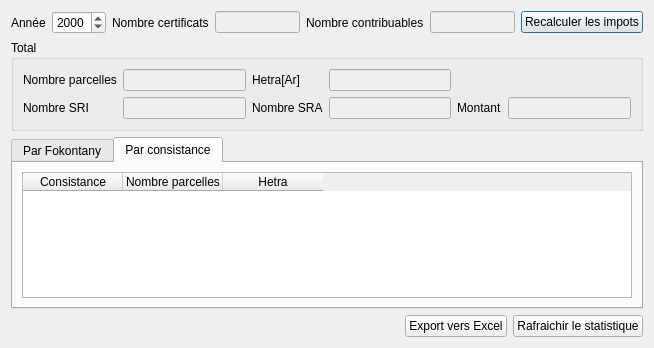
<?xml version="1.0" encoding="UTF-8"?>
<ui version="4.0">
 <class>Dialog</class>
 <widget class="QDialog" name="Dialog">
  <property name="geometry">
   <rect>
    <x>0</x>
    <y>0</y>
    <width>654</width>
    <height>348</height>
   </rect>
  </property>
  <property name="windowTitle">
   <string>Statistiques</string>
  </property>
  <layout class="QVBoxLayout" name="verticalLayout">
   <item>
    <layout class="QHBoxLayout" name="horizontalLayout">
     <item>
      <widget class="QLabel" name="label">
       <property name="text">
        <string>Année</string>
       </property>
      </widget>
     </item>
     <item>
      <widget class="QDateEdit" name="dateEditAnnee">
       <property name="displayFormat">
        <string>yyyy</string>
       </property>
      </widget>
     </item>
     <item>
      <widget class="QLabel" name="label_2">
       <property name="text">
        <string>Nombre certificats</string>
       </property>
      </widget>
     </item>
     <item>
      <widget class="QLineEdit" name="lineEditNombreCertificat">
       <property name="enabled">
        <bool>false</bool>
       </property>
      </widget>
     </item>
     <item>
      <widget class="QLabel" name="label_3">
       <property name="text">
        <string>Nombre contribuables</string>
       </property>
      </widget>
     </item>
     <item>
      <widget class="QLineEdit" name="lineEditNombreContribuable">
       <property name="enabled">
        <bool>false</bool>
       </property>
      </widget>
     </item>
     <item>
      <widget class="QPushButton" name="btnRecalculImpot">
       <property name="text">
        <string>Recalculer les impots</string>
       </property>
      </widget>
     </item>
    </layout>
   </item>
   <item>
    <widget class="QGroupBox" name="groupBox">
     <property name="title">
      <string>Total</string>
     </property>
     <layout class="QGridLayout" name="gridLayout_2">
      <item row="0" column="0">
       <layout class="QGridLayout" name="gridLayout">
        <item row="0" column="0">
         <widget class="QLabel" name="label_4">
          <property name="text">
           <string>Nombre parcelles</string>
          </property>
         </widget>
        </item>
        <item row="1" column="0">
         <widget class="QLabel" name="label_5">
          <property name="text">
           <string>Nombre SRI</string>
          </property>
         </widget>
        </item>
        <item row="1" column="2">
         <widget class="QLabel" name="label_6">
          <property name="text">
           <string>Nombre SRA</string>
          </property>
         </widget>
        </item>
        <item row="0" column="2">
         <widget class="QLabel" name="label_7">
          <property name="text">
           <string>Hetra[Ar]</string>
          </property>
         </widget>
        </item>
        <item row="1" column="4">
         <widget class="QLabel" name="label_8">
          <property name="text">
           <string>Montant</string>
          </property>
         </widget>
        </item>
        <item row="0" column="1">
         <widget class="QLineEdit" name="lineEditNombreparcelle">
          <property name="enabled">
           <bool>false</bool>
          </property>
         </widget>
        </item>
        <item row="0" column="3">
         <widget class="QLineEdit" name="lineEditHetra">
          <property name="enabled">
           <bool>false</bool>
          </property>
         </widget>
        </item>
        <item row="1" column="3">
         <widget class="QLineEdit" name="lineEditNombreSRA">
          <property name="enabled">
           <bool>false</bool>
          </property>
         </widget>
        </item>
        <item row="1" column="1">
         <widget class="QLineEdit" name="lineEditNombreSRI">
          <property name="enabled">
           <bool>false</bool>
          </property>
         </widget>
        </item>
        <item row="1" column="5">
         <widget class="QLineEdit" name="lineEditMontant">
          <property name="enabled">
           <bool>false</bool>
          </property>
         </widget>
        </item>
       </layout>
      </item>
     </layout>
    </widget>
   </item>
   <item>
    <widget class="QTabWidget" name="tabWidget">
     <property name="currentIndex">
      <number>1</number>
     </property>
     <widget class="QWidget" name="tab">
      <attribute name="title">
       <string>Par Fokontany</string>
      </attribute>
      <layout class="QVBoxLayout" name="verticalLayout_3">
       <item>
        <widget class="QTableWidget" name="tableWidgetParFokonatany">
         <column>
          <property name="text">
           <string>Fokontany</string>
          </property>
         </column>
         <column>
          <property name="text">
           <string>Nombre parcelles</string>
          </property>
         </column>
         <column>
          <property name="text">
           <string>Nombre Certificats</string>
          </property>
         </column>
         <column>
          <property name="text">
           <string>Certificats % Parcelles</string>
          </property>
         </column>
         <column>
          <property name="text">
           <string>Nombre contribuables</string>
          </property>
         </column>
         <column>
          <property name="text">
           <string>Nombre SRI</string>
          </property>
         </column>
         <column>
          <property name="text">
           <string>Nombre SRA</string>
          </property>
         </column>
         <column>
          <property name="text">
           <string>Nombre avec location</string>
          </property>
         </column>
         <column>
          <property name="text">
           <string>Montant location (Ar)</string>
          </property>
         </column>
        </widget>
       </item>
      </layout>
     </widget>
     <widget class="QWidget" name="tab_2">
      <attribute name="title">
       <string>Par consistance</string>
      </attribute>
      <layout class="QVBoxLayout" name="verticalLayout_2">
       <item>
        <widget class="QTableWidget" name="tableWidgetParConsistance">
         <column>
          <property name="text">
           <string>Consistance</string>
          </property>
         </column>
         <column>
          <property name="text">
           <string>Nombre parcelles</string>
          </property>
         </column>
         <column>
          <property name="text">
           <string>Hetra</string>
          </property>
         </column>
        </widget>
       </item>
      </layout>
     </widget>
    </widget>
   </item>
   <item>
    <layout class="QHBoxLayout" name="horizontalLayout_2">
     <item>
      <spacer name="horizontalSpacer">
       <property name="orientation">
        <enum>Qt::Horizontal</enum>
       </property>
       <property name="sizeHint" stdset="0">
        <size>
         <width>40</width>
         <height>20</height>
        </size>
       </property>
      </spacer>
     </item>
     <item>
      <widget class="QPushButton" name="btnExportExcel">
       <property name="text">
        <string>Export vers Excel</string>
       </property>
      </widget>
     </item>
     <item>
      <widget class="QPushButton" name="btnRafraichirStat">
       <property name="text">
        <string>Rafraichir le statistique</string>
       </property>
      </widget>
     </item>
    </layout>
   </item>
  </layout>
 </widget>
 <resources/>
 <connections/>
</ui>
